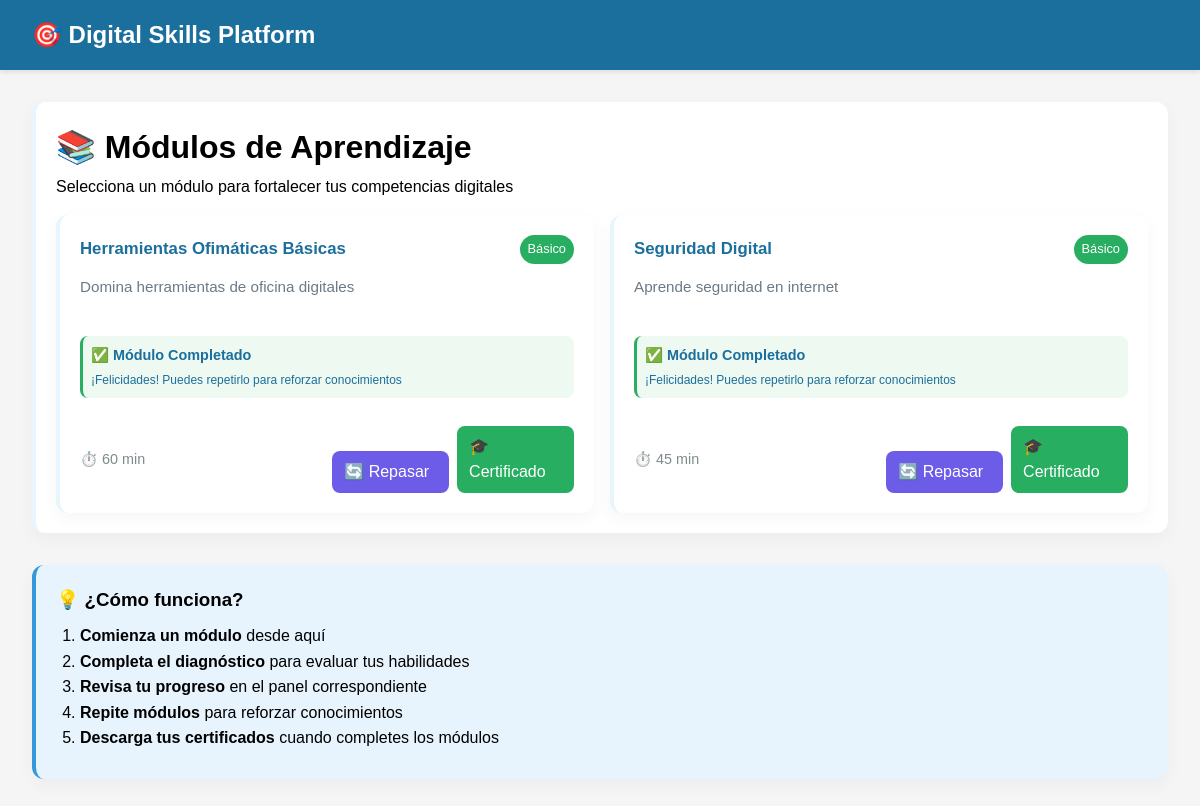
/modulos/ (signed in), run on the app's committed database.
### modulos_aprendizaje/models.py (models this page shows, shortened)
class Modulo(models.Model):
    nombre = models.CharField(max_length=100)
    descripcion = models.TextField()
    duracion_minutos = models.IntegerField()
    nivel_dificultad = models.CharField(max_length=20, choices=[
        ('basico', 'Básico'),
        ('intermedio', 'Intermedio'),
        ('avanzado', 'Avanzado')
    ])
    orden = models.IntegerField(default=1)

### modulos_aprendizaje/views.py (the view)
# urls.py: path('', views.lista_modulos, name='lista_modulos'),
@login_required
def lista_modulos(request):
    modulos = Modulo.objects.all().order_by('orden')
    modulos_con_progreso = []
    for modulo in modulos:
        try:
            progreso = ProgresoUsuario.objects.get(usuario=request.user, modulo=modulo)
            modulo.esta_completado = progreso.completado
            modulo.porcentaje_completado = progreso.porcentaje_completado
        except ProgresoUsuario.DoesNotExist:
            modulo.esta_completado = False
            modulo.porcentaje_completado = 0
        modulos_con_progreso.append(modulo)
    return render(request, 'modulos/lista_modulos.html', {
        'modulos': modulos_con_progreso
    })

### templates/modulos/lista_modulos.html
{% extends 'base.html' %}
{% block content %}
<div class="card">
    <h1>📚 Módulos de Aprendizaje</h1>
    <p>Selecciona un módulo para fortalecer tus competencias digitales</p>
    <div class="grid">
        {% for modulo in modulos %}
        <div class="card modulo-card
            {% if modulo.nivel_dificultad == 'basico' %}modulo-basico
            {% elif modulo.nivel_dificultad == 'intermedio' %}modulo-intermedio
            {% else %}modulo-avanzado{% endif %}">
            <div class="modulo-header">
                <h3>{{ modulo.nombre }}</h3>
                <span class="nivel-badge nivel-{{ modulo.nivel_dificultad }}">
                    {{ modulo.get_nivel_dificultad_display }}
                </span>
            </div>
            <p class="modulo-descripcion">{{ modulo.descripcion }}</p>
            {% if modulo.esta_completado %}
            <div class="estado-completado">
                ✅ <strong>Módulo Completado</strong>
                <small style="display: block; margin-top: 0.25rem;">
                    ¡Felicidades! Puedes repetirlo para reforzar conocimientos
                </small>
            </div>
            {% else %}
            <div class="estado-pendiente">
                📚 <strong>Listo para comenzar</strong>
            </div>
            {% endif %}
            <div class="modulo-footer">
                <small class="duracion">⏱️ {{ modulo.duracion_minutos }} min</small>
                {% if modulo.esta_completado %}
                <div style="display: flex; gap: 0.5rem;">
                    <a href="{% url 'detalle_modulo' modulo.id %}" class="btn btn-repetir">
                        🔄 Repasar
                    </a>
                    <a href="{% url 'lista_certificados' %}" class="btn btn-certificado">
                        🎓 Certificado
                    </a>
                </div>
                {% else %}
                <a href="{% url 'detalle_modulo' modulo.id %}" class="btn btn-comenzar">
                    📖 Empezar
                </a>
                {% endif %}
            </div>
        </div>
        {% empty %}
        <div class="card">
            <p>📝 No hay módulos disponibles todavía.</p>
        </div>
        {% endfor %}
    </div>
</div>
<div class="card" style="margin-top: 2rem; background: #e8f4fd; border-left: 4px solid #3498db;">
    <h3>💡 ¿Cómo funciona?</h3>
    <ol style="margin: 0.5rem 0; padding-left: 1.5rem;">
        <li><strong>Comienza un módulo</strong> desde aquí</li>
        <li><strong>Completa el diagnóstico</strong> para evaluar tus habilidades</li>
        <li><strong>Revisa tu progreso</strong> en el panel correspondiente</li>
        <li><strong>Repite módulos</strong> para reforzar conocimientos</li>
        <li><strong>Descarga tus certificados</strong> cuando completes los módulos</li>
    </ol>
</div>
{% endblock %}

### static/css/style.css (style rules this page uses)
* { margin: 0; padding: 0; box-sizing: border-box; }
body { font-family: 'Arial', sans-serif; background: #f5f5f5; line-height: 1.6; }
:root { --bg: #f6f8fa; --primary: #2D9CDB; --primary-dark: #1B6F9C; --secondary: #6C5CE7; --success: #27AE60; --danger: #E74C3C; --accent: #F39C12; --muted: #6b7a86; }
.btn { background: var(--primary); color: white; padding: 12px 24px; border: none; border-radius: 8px; cursor: pointer; text-decoration: none; display: inline-block; font-size: 1rem; transition: all 0.3s ease; margin-top: auto; width: 100%; max-width: 200px; }
.card { background: white; border-radius: 12px; padding: 1.25rem; box-shadow: 0 6px 18px rgba(0,0,0,0.04); border-left: 4px solid rgba(45,156,219,0.10); margin-bottom: 1rem; }
.grid { display: grid; grid-template-columns: repeat(auto-fit, minmax(240px, 1fr)); gap: 1rem; margin-top: 1rem; }
.modulo-card { display: flex; flex-direction: column; gap: 0.75rem; height: 100%; }
.modulo-header { display: flex; justify-content: space-between; align-items: center; gap: 0.5rem; }
.modulo-header h3 { font-size: 1.05rem; color: var(--primary-dark); }
.nivel-badge { padding: 0.25rem 0.5rem; border-radius: 999px; font-size: 0.8rem; color: white; text-transform: capitalize; }
.nivel-basico { background: var(--success); }
.modulo-descripcion { color: var(--muted); font-size: 0.95rem; line-height: 1.4; min-height: 3rem; }
.estado-completado { background: rgba(39,174,96,0.08); border-left: 3px solid var(--success); padding: 0.5rem; border-radius: 8px; color: var(--primary-dark); font-size: 0.9rem; }
.modulo-footer { display: flex; justify-content: space-between; align-items: center; gap: 0.5rem; margin-top: auto; }
.duracion { color: #7f8c8d; font-size: 0.9rem; }
.btn-comenzar, .btn-repetir, .btn-certificado { padding: 8px 12px; border-radius: 8px; text-decoration: none; color: white; display: inline-block; }
.btn-repetir { background: var(--secondary); }
.btn-certificado { background: var(--success); }

### data on the page
Modulo: nombre "Herramientas Ofimáticas Básicas", nivel_dificultad "Básico", descripcion "Domina herramientas de oficina digitales", shows "Módulo Completado", duracion_minutos "60", shows "🔄 Repasar"
Modulo: nombre "Seguridad Digital", nivel_dificultad "Básico", descripcion "Aprende seguridad en internet", shows "Módulo Completado", duracion_minutos "45", shows "🔄 Repasar"
